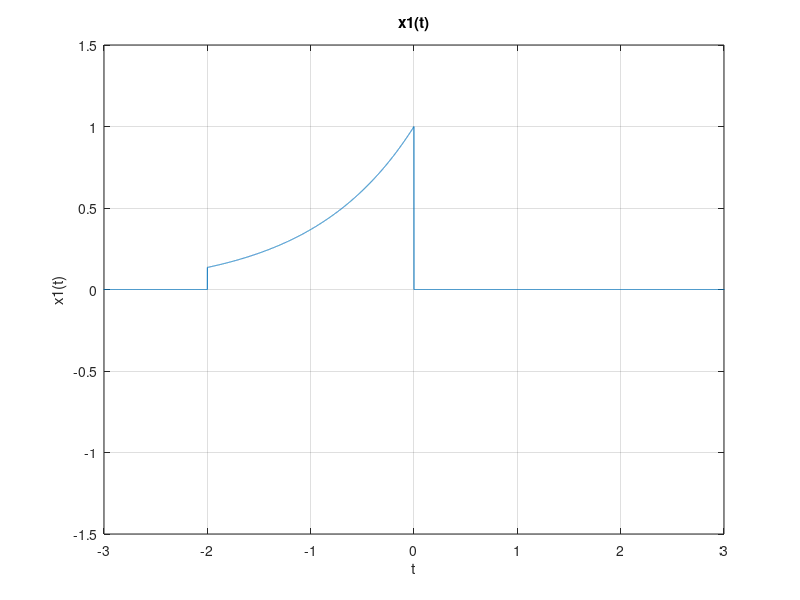
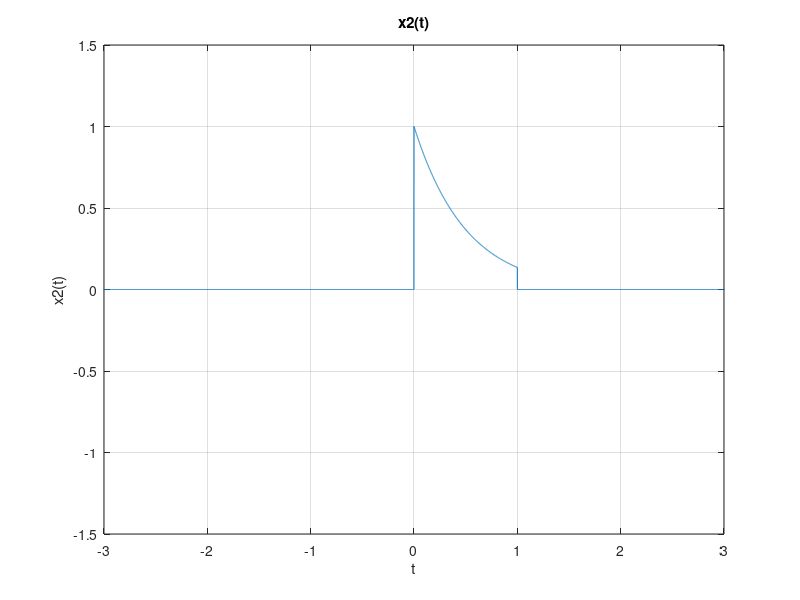
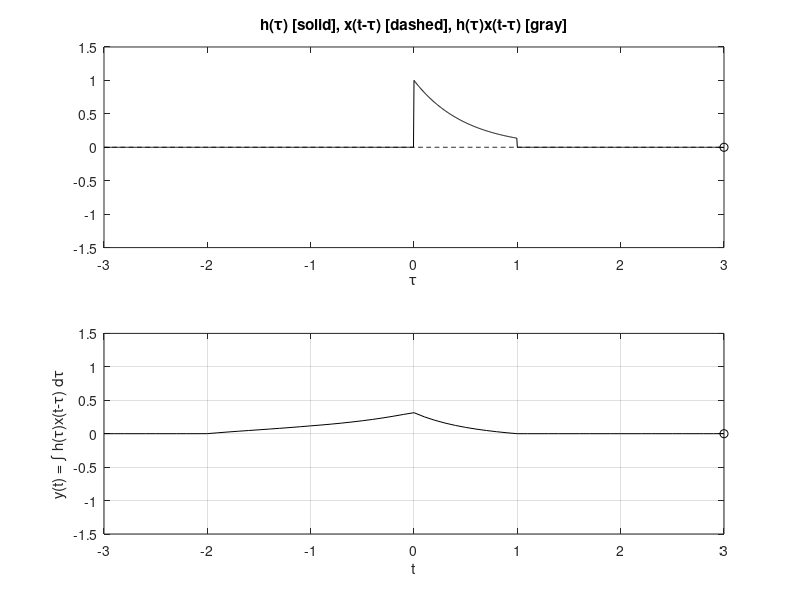

MATLAB code for these plots, in order:
t = -8:0.0005:8;
u = @(t) 1.0.*(t>=0);
x1 = @(t) exp(t).*(u(t+2) - u(t)); 
x2 = @(t) exp(-2*t).*(u(t)-u(t-1));
x = x1;
h = x2;

figure(1);
plot(t, x1(t)); %plots the function
xlabel('t'); %labels the x-axis
ylabel('x1(t)'); %label for the y-axis
title ('x1(t)')
grid; %shows as a grid
axis([-3 3 -1.5 1.5]); %The x-axis intervals

figure(2);
plot(t, x2(t)); %plots the function
xlabel('t'); %labels the x-axis
ylabel('x2(t)'); %label for the y-axis
title ('x2(t)')
grid; %shows as a grid
axis([-3 3 -1.5 1.5]); %The x-axis intervals

% CH2MP4.m : Chapter 2, MATLAB Program 4
% Script M-file graphically demonstrates the convolution process.
figure(3) % Create figure window and make visible on screen
dtau = 0.005; tau = -3:dtau:3;
ti = 0; tvec = -3:.1:3;
y = NaN*zeros(1,length(tvec)); % Pre-allocate memory
for t = tvec,
    ti = ti+1; % Time index
    xh = x(t-tau).*h(tau); lxh = length(xh);
    y(ti) = sum(xh.*dtau); % Trapezoidal approximation of convolution integral
    subplot(2,1,1),plot(tau,h(tau),'k-',tau,x(t-tau),'k--',t,0,'ok');
    axis([tau(1) tau(end) -1.5 1.5]);
    patch([tau(1:end-1);tau(1:end-1);tau(2:end);tau(2:end)],...
        [zeros(1,lxh-1);xh(1:end-1);xh(2:end);zeros(1,lxh-1)],...
        [.8 .8 .8],'edgecolor','none');
    xlabel('\tau'); title('h(\tau) [solid], x(t-\tau) [dashed], h(\tau)x(t-\tau) [gray]');
    c = get(gca,'children'); set(gca,'children',[c(2);c(3);c(4);c(1)]);
    subplot(2,1,2),plot(tvec,y,'k',tvec(ti),y(ti),'ok');
    xlabel('t'); ylabel('y(t) = \int h(\tau)x(t-\tau) d\tau');
    axis([tau(1) tau(end) -1.5 1.5]); grid;
    %drawnow;
end